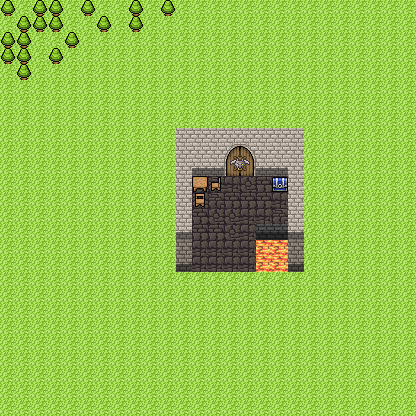

Rendered tile map (Tiled .tmx) drawn with the repository's tilesets; below, a short description and the map source with its tile grids summarised:
An orthogonal 26x26 tile map with 16x16 px tiles, 4 tile layers (base, floor, Tile Layer 4, wall), 1 hidden layer not drawn, 4 tilesets.

<map version="1.0" orientation="orthogonal" renderorder="right-down" width="26" height="26" tilewidth="16" tileheight="16">
 <tileset firstgid="1" name="rogueliketiles" tilewidth="16" tileheight="16">
  <image source="rogueliketiles.png" trans="ff00ff" width="96" height="160" />
 </tileset>
 <tileset firstgid="61" name="rpgicons" tilewidth="16" tileheight="16">
  <image source="rpgicons.png" trans="ff00ff" width="96" height="48" />
 </tileset>
 <tileset firstgid="79" name="roguelikeitems_1" tilewidth="16" tileheight="16">
  <image source="roguelikeitems_1.png" trans="ff00ff" width="208" height="240" />
 </tileset>
 <tileset firstgid="274" name="roguelikecreatures" tilewidth="16" tileheight="16">
  <image source="roguelikecreatures.png" trans="ff00ff" width="128" height="144" />
 </tileset>
 <layer name="base" width="26" height="26">
  <data>[676 cells, 676 non-empty, 1 distinct tile ids]</data>
 </layer>
 <layer name="floor" width="26" height="26">
  <data>[676 cells, 35 non-empty, 8 distinct tile ids]</data>
 </layer>
 <layer name="Tile Layer 4" width="26" height="26">
  <data>[676 cells, 42 non-empty, 10 distinct tile ids]</data>
 </layer>
 <layer name="wall" width="26" height="26">
  <data>[676 cells, 18 non-empty, 6 distinct tile ids]</data>
 </layer>
 <layer name="bottom wall" width="26" height="26" visible="0">
  <data>[676 cells, 24 non-empty, 3 distinct tile ids]</data>
 </layer>
</map>
